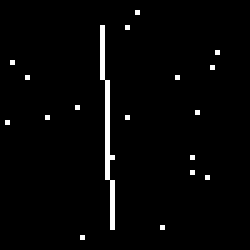
//> input picture HW4/Q4/assets/img/line1.bmp, 50 x 50 px (shown 5 times larger)
$ ./app   (built with g++ and OpenCV 4)
//> lines starting //> are read from the running program, lines starting //| are printed output that depends on the picture; after the words box and inside, x2 and y2 are one past the last pixel; in counts of white or black regions, pixels touching at a corner belong together
#include <stdio.h>
#include <opencv2/opencv.hpp>

using namespace cv;

int main(int ac, char** av)
{
    Mat m,mc;

    mc=imread("line1.bmp",cv::IMREAD_UNCHANGED); /* or line2.bmp */
//> mc is the input picture: 50 rows x 50 cols, CV_8UC3; 2.4% white in thin lines or dots, all inside (x1, y1, x2, y2) = (1, 2, 44, 48)
    cvtColor(mc, m, CV_BGR2GRAY);
    vector<cv::Point2d> p;
    Mat line_fit;
    for (int i=0;i<m.rows;i++)
        for (int j=0;j<m.cols;j++)
            if (m.at<unsigned char>(i,j)!=0)
                p.push_back(Point2d(j,i));
//> after the loop, p = 59 Points (x, y), first 12: [27, 2], [20, 5], [25, 5], [20, 6], [20, 7], [20, 8], [20, 9], [20, 10], [43, 10], [20, 11], [2, 12], [20, 12]
    cout<<"Coordinates : \n";
    cout<<p;
//| [27, 2;
//|  20, 5;
//|  25, 5;
//|  20, 6;
//> (the first 4 of 59 printed lines)
    fitLine(p, line_fit, CV_DIST_L2, 0, 0.01, 0.01);
//> line_fit = [0.0863, 0.996, 22.29, 24.29]
    double a,b,c;
    b = -line_fit.at<float>(0, 0);
//> b = -0.0863
    a = line_fit.at<float>(1, 0);
//> a = 0.996
    c = -(a*line_fit.at<float>(2, 0) + b*line_fit.at<float>(3, 0));
//> c = -20.11
    line(mc,Point2d(0,-c/b),Point2d(m.cols,(-a*m.cols-c)/b),Scalar(0,255,0),2);
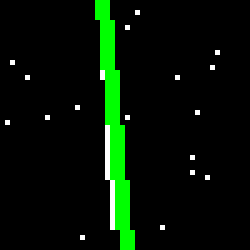
//> mc: 50 rows x 50 cols, CV_8UC3 (shown 5 times larger); 6% of pixels changed, all inside (x1, y1, x2, y2) = (19, 0, 27, 50)

    imshow("Fit", mc);
    waitKey();
}

$ run again, with HW4/Q4/assets/img/line2.bmp copied over HW4/Q4/assets/img/line1.bmp
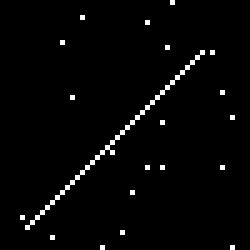
//> input picture HW4/Q4/assets/img/line2.bmp, 50 x 50 px (shown 5 times larger)
//> mc is the input picture: 50 rows x 50 cols, CV_8UC3; 2.2% white in thin lines or dots, all inside (x1, y1, x2, y2) = (4, 0, 47, 50)
//> after the loop `for (int i=0;i<m.rows;i++)`: p = 56 Points (x, y), first 12: [34, 0], [16, 3], [29, 4], [12, 8], [33, 9], [40, 10], [42, 10], [39, 11], [38, 12], [37, 13], [36, 14], [35, 15]
//| [34, 0;
//|  16, 3;
//|  29, 4;
//|  12, 8;
//> (the first 4 of 56 printed lines)
//> line_fit = [0.636, -0.771, 24.45, 26.95]
//> b = -0.636
//> a = -0.771
//> c = 36.01
//> `line(mc,Point2d(0,-c/b),Point2d(m.cols,(-a*m.cols-c)/b),Scalar(0,255,0..`:
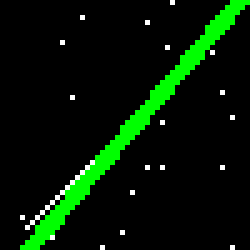
//> mc: 50 rows x 50 cols, CV_8UC3 (shown 5 times larger); 8.4% of pixels changed, all inside (x1, y1, x2, y2) = (4, 0, 50, 50)
